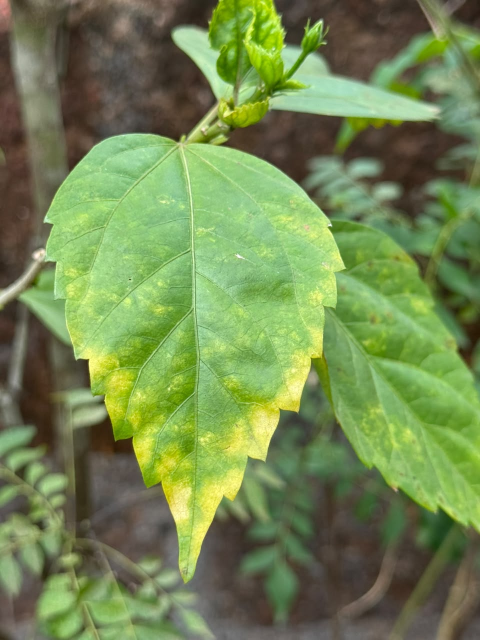
#> input picture dataset/test/hibiscus1.jpeg, 960 x 1280 px, found by its file name (shown at 1/2 size)
$ python verify_classifier.py   (older library calls are emulated)
#> lines starting #> are read from the running program, lines starting #| are printed output that depends on the picture; after the words box and inside, x2 and y2 are one past the last pixel; in counts of white or black regions, pixels touching at a corner belong together
### ImagePreprocessing/preprocessing.py
import cv2
import numpy as np
import os
from skimage.morphology import skeletonize

# ==============================================
# REUSABLE PREPROCESSING FUNCTION
# ==============================================

def preprocess_image(image_path, save_outputs=False, output_folder="output"):
    """
    Preprocesses an input leaf image through Steps 1 to 20.
    Returns a dictionary of results if successful, otherwise None.
    """
#> called with image_path = 'dataset/test/hibiscus1.jpeg', save_outputs = False, output_folder = 'output'
    if not os.path.exists(image_path):
        print(f"Error: Image not found at {image_path}")
        return None

    img = cv2.imread(image_path)
#> img is the input picture: shape (1280, 960, 3); mean B, G, R 81.8, 136.5, 115.4
    if img is None:
        print(f"Error: Unable to read image at {image_path}")
        return None

    if save_outputs and not os.path.exists(output_folder):
        os.makedirs(output_folder)

    # STEP 1 : ORIGINAL IMAGE
    if save_outputs:
        cv2.imwrite(os.path.join(output_folder, "1_original.jpg"), img)

    # STEP 2 : IMAGE QUALITY ASSESSMENT (Sharpness)
    gray = cv2.cvtColor(img, cv2.COLOR_BGR2GRAY)
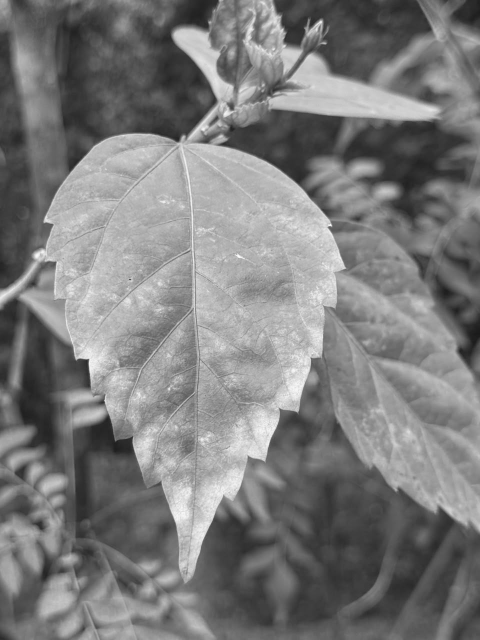
#> gray: shape (1280, 960) (shown at 1/2 size); min 25, max 254, mean 124
    laplacian_variance = cv2.Laplacian(gray, cv2.CV_64F).var()
#> laplacian_variance = 68.69

    if save_outputs:
        quality = img.copy()
        cv2.putText(
            quality,
            "Sharpness : {:.2f}".format(laplacian_variance),
            (20, 40),
            cv2.FONT_HERSHEY_SIMPLEX,
            1,
            (0, 255, 0),
            2
        )
        cv2.imwrite(os.path.join(output_folder, "2_quality_assessment.jpg"), quality)

    # STEP 3 : RESIZE IMAGE
    img_resized = cv2.resize(img, (512, 512))
    if save_outputs:
        cv2.imwrite(os.path.join(output_folder, "3_resized.jpg"), img_resized)

    # STEP 4 : LAB COLOR SPACE
    lab = cv2.cvtColor(img_resized, cv2.COLOR_BGR2LAB)
#> lab: shape (512, 512, 3); mean of channels 0, 1, 2 136.5, 112.1, 153.7
    if save_outputs:
        lab_display = cv2.cvtColor(lab, cv2.COLOR_LAB2BGR)
        cv2.imwrite(os.path.join(output_folder, "4_lab.jpg"), lab_display)

    # STEP 5 : CLAHE
    l, a, b = cv2.split(lab)
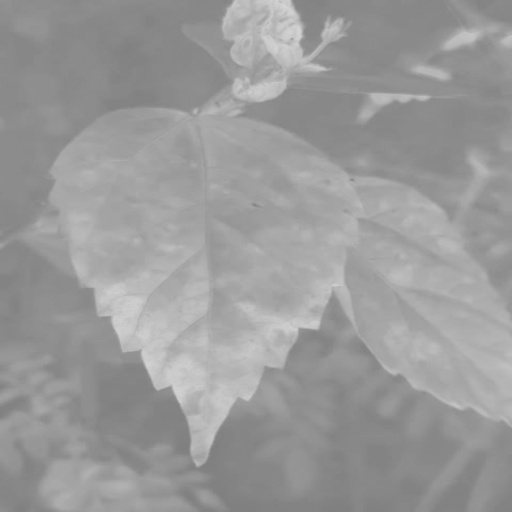
#> b: shape (512, 512); min 125, max 213, mean 153.7
    clahe = cv2.createCLAHE(clipLimit=2.0, tileGridSize=(8, 8))
    l2 = clahe.apply(l)
    lab2 = cv2.merge((l2, a, b))
#> lab2: shape (512, 512, 3); mean of channels 0, 1, 2 132.6, 112.1, 153.7
    clahe_image = cv2.cvtColor(lab2, cv2.COLOR_LAB2BGR)
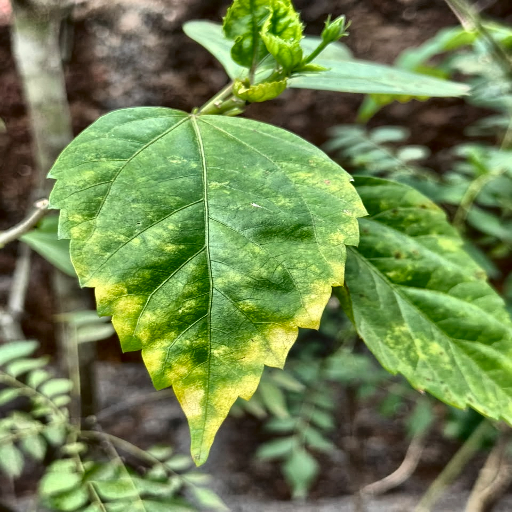
#> clahe_image: shape (512, 512, 3); mean B, G, R 79.3, 133.3, 112
    if save_outputs:
        cv2.imwrite(os.path.join(output_folder, "5_clahe.jpg"), clahe_image)

    # STEP 6 : BILATERAL FILTER
    bilateral = cv2.bilateralFilter(clahe_image, 9, 75, 75)
    if save_outputs:
        cv2.imwrite(os.path.join(output_folder, "6_bilateral.jpg"), bilateral)

    # STEP 7 : AUTOMATIC ROI DETECTION
    gray_roi = cv2.cvtColor(bilateral, cv2.COLOR_BGR2GRAY)
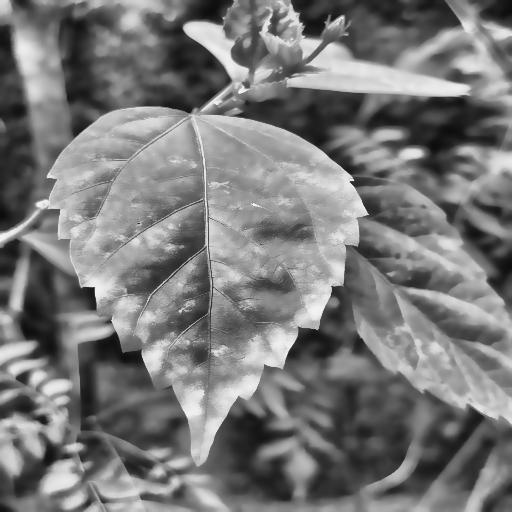
#> gray_roi: shape (512, 512); min 10, max 243, mean 120.7
    blur = cv2.GaussianBlur(gray_roi, (5, 5), 0)
    _, thresh = cv2.threshold(
        blur,
        0,
        255,
        cv2.THRESH_BINARY_INV + cv2.THRESH_OTSU
    )
#> thresh: shape (512, 512); 49.6% white; 52 white regions (14 under 20 px), largest, box (x1, y1, x2, y2) and area: (0, 226, 512, 512) 51374, (0, 0, 461, 232) 31812, (210, 84, 512, 313) 20034

    kernel = np.ones((5, 5), np.uint8)
    thresh = cv2.morphologyEx(thresh, cv2.MORPH_CLOSE, kernel, iterations=2)
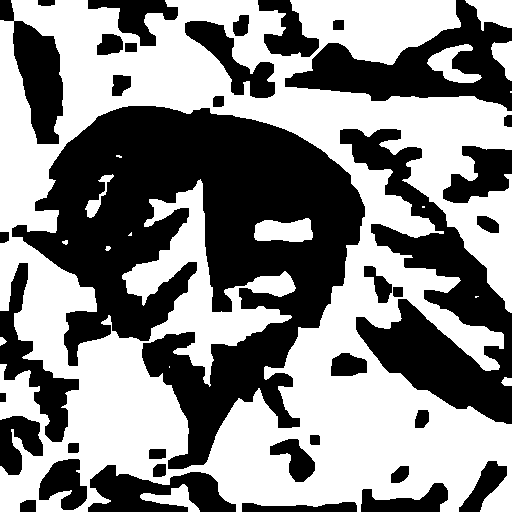
#> thresh: shape (512, 512); 53.3% white; 37 black regions
    contours, _ = cv2.findContours(thresh, cv2.RETR_EXTERNAL, cv2.CHAIN_APPROX_SIMPLE)
#> contours = 10 contours, 3 with area under 20; largest, box (x1, y1, x2, y2) and area: (0, 0, 512, 512) 207762, (427, 44, 482, 83) 863, (465, 0, 512, 31) 850, (140, 484, 200, 512) 606, (491, 41, 512, 81) 464, (501, 377, 512, 386) 62, (0, 337, 7, 346) 29

    if len(contours) == 0:
        roi = bilateral.copy()
        x, y, w, h = 0, 0, bilateral.shape[1], bilateral.shape[0]
    else:
        largest = max(contours, key=cv2.contourArea)
#> largest = contour of 1367 points, box (x1, y1, x2, y2) (0, 0, 512, 512), area 207762
        x, y, w, h = cv2.boundingRect(largest)
#> x = 0; y = 0; w = 512; h = 512
        padding = 25
        x = max(0, x - padding)
        y = max(0, y - padding)
        w = min(bilateral.shape[1] - x, w + padding * 2)
        h = min(bilateral.shape[0] - y, h + padding * 2)
        roi = bilateral[y:y+h, x:x+w]

    if save_outputs:
        cv2.imwrite(os.path.join(output_folder, "7_roi.jpg"), roi)

    # STEP 8 : GRABCUT SEGMENTATION
    mask = np.zeros(roi.shape[:2], np.uint8)
    bgModel = np.zeros((1, 65), np.float64)
    fgModel = np.zeros((1, 65), np.float64)
    rect = (10, 10, roi.shape[1] - 20, roi.shape[0] - 20)
#> rect = (10, 10, 492, 492)

    try:
        cv2.grabCut(roi, mask, rect, bgModel, fgModel, 5, cv2.GC_INIT_WITH_RECT)
        mask2 = np.where((mask == 2) | (mask == 0), 0, 1).astype("uint8")
        grabcut = roi * mask2[:, :, np.newaxis]
    except Exception as e:
        print(f"Warning: GrabCut failed ({e}), falling back to direct ROI.")
        grabcut = roi.copy()
        mask2 = np.ones(roi.shape[:2], np.uint8)

    if save_outputs:
        cv2.imwrite(os.path.join(output_folder, "8_grabcut.jpg"), grabcut)

    # STEP 9 : KEEP ONLY LARGEST LEAF
    gray_leaf = cv2.cvtColor(grabcut, cv2.COLOR_BGR2GRAY)
    _, binary = cv2.threshold(gray_leaf, 10, 255, cv2.THRESH_BINARY)
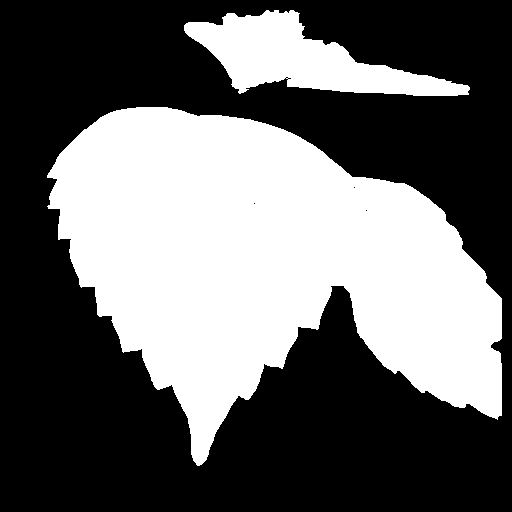
#> binary: shape (512, 512); 40% white; 2 white regions
    contours, _ = cv2.findContours(binary, cv2.RETR_EXTERNAL, cv2.CHAIN_APPROX_SIMPLE)
#> contours = 2 contours; box (x1, y1, x2, y2) and area: (47, 107, 502, 466) 92621, (184, 10, 470, 96) 11111

    if len(contours) == 0:
        leaf_mask = binary.copy()
        largest_leaf = grabcut.copy()
    else:
        largest = max(contours, key=cv2.contourArea)
#> largest = contour of 662 points, box (x1, y1, x2, y2) (47, 107, 502, 466), area 92621
        leaf_mask = np.zeros(binary.shape, dtype=np.uint8)
        cv2.drawContours(leaf_mask, [largest], -1, 255, thickness=cv2.FILLED)
#> leaf_mask: shape (512, 512); 35.6% white; 1 white region, box (x1, y1, x2, y2) and area: (47, 107, 502, 466) 93357
        largest_leaf = cv2.bitwise_and(roi, roi, mask=leaf_mask)

    if save_outputs:
        cv2.imwrite(os.path.join(output_folder, "9_largest_leaf.jpg"), largest_leaf)

    # STEP 10 : HSV REFINEMENT
    hsv = cv2.cvtColor(largest_leaf, cv2.COLOR_BGR2HSV)
#> hsv: shape (512, 512, 3); mean H, S, V 16.5, 50.6, 63.2
    lower_green = np.array([25, 30, 30])
    upper_green = np.array([95, 255, 255])
    green_mask = cv2.inRange(hsv, lower_green, upper_green)
#> green_mask: shape (512, 512); 35.6% white; 1 white region, box (x1, y1, x2, y2) and area: (47, 107, 502, 466) 93352

    kernel = np.ones((3, 3), np.uint8)
    green_mask = cv2.morphologyEx(green_mask, cv2.MORPH_OPEN, kernel)
#> green_mask: shape (512, 512); 35.6% white; 1 white region, box (x1, y1, x2, y2) and area: (47, 107, 502, 466) 93339
    green_mask = cv2.morphologyEx(green_mask, cv2.MORPH_CLOSE, kernel)
#> green_mask: shape (512, 512); 35.6% white; 1 white region, box (x1, y1, x2, y2) and area: (47, 107, 502, 466) 93353
    refined_leaf = cv2.bitwise_and(largest_leaf, largest_leaf, mask=green_mask)

    if save_outputs:
        cv2.imwrite(os.path.join(output_folder, "10_refined_leaf.jpg"), refined_leaf)

    # STEP 11 : BINARY MASK
    gray_leaf = cv2.cvtColor(refined_leaf, cv2.COLOR_BGR2GRAY)
    _, binary_mask = cv2.threshold(gray_leaf, 10, 255, cv2.THRESH_BINARY)
#> binary_mask: shape (512, 512); 35.6% white; 1 white region, box (x1, y1, x2, y2) and area: (47, 107, 502, 466) 93344
    if save_outputs:
        cv2.imwrite(os.path.join(output_folder, "11_binary_mask.jpg"), binary_mask)

    # STEP 12 : ADAPTIVE THRESHOLDING
    adaptive = cv2.adaptiveThreshold(
        gray_leaf,
        255,
        cv2.ADAPTIVE_THRESH_GAUSSIAN_C,
        cv2.THRESH_BINARY_INV,
        25,
        5
    )
#> adaptive: shape (512, 512); 16.4% white; 479 white regions (391 under 20 px), largest, box (x1, y1, x2, y2) and area: (40, 99, 510, 473) 17385, (92, 122, 318, 445) 14001, (92, 118, 182, 161) 741
    if save_outputs:
        cv2.imwrite(os.path.join(output_folder, "12_adaptive_threshold.jpg"), adaptive)

    # STEP 13 : TOP-HAT FILTERING
    kernel_tophat = cv2.getStructuringElement(cv2.MORPH_ELLIPSE, (15, 15))
    tophat = cv2.morphologyEx(gray_leaf, cv2.MORPH_TOPHAT, kernel_tophat)
    cv2.normalize(tophat, tophat, 0, 255, cv2.NORM_MINMAX)
    if save_outputs:
        cv2.imwrite(os.path.join(output_folder, "13_tophat.jpg"), tophat)

    # STEP 14 : MORPHOLOGICAL OPENING
    kernel_open = np.ones((3, 3), np.uint8)
    opening = cv2.morphologyEx(adaptive, cv2.MORPH_OPEN, kernel_open, iterations=1)
#> opening: shape (512, 512); 13.3% white; 211 white regions (61 under 20 px), largest, box (x1, y1, x2, y2) and area: (40, 99, 510, 473) 15680, (125, 212, 205, 306) 1492, (370, 260, 469, 301) 1234
    if save_outputs:
        cv2.imwrite(os.path.join(output_folder, "14_opening.jpg"), opening)

    # STEP 15 : MORPHOLOGICAL CLOSING
    kernel_close = np.ones((5, 5), np.uint8)
    closing = cv2.morphologyEx(opening, cv2.MORPH_CLOSE, kernel_close, iterations=2)
#> closing: shape (512, 512); 18.3% white; 28 white regions (14 under 20 px), largest, box (x1, y1, x2, y2) and area: (40, 99, 512, 473) 46740, (217, 257, 241, 274) 172, (100, 240, 121, 252) 154
    if save_outputs:
        cv2.imwrite(os.path.join(output_folder, "15_closing.jpg"), closing)

    # STEP 16 : VEIN ENHANCEMENT
    blur_large = cv2.GaussianBlur(gray_leaf, (31, 31), 0)
    vein_enhancement = cv2.subtract(gray_leaf, blur_large)
    vein_enhancement = cv2.normalize(vein_enhancement, None, 0, 255, cv2.NORM_MINMAX)
    if save_outputs:
        cv2.imwrite(os.path.join(output_folder, "16_vein_enhancement.jpg"), vein_enhancement)

    # STEP 17 : Skeletonization
    binary_veins = vein_enhancement > 25
#> binary_veins: shape (512, 512) bool; 8.2% white; 577 white regions (480 under 20 px), largest, box (x1, y1, x2, y2) and area: (47, 107, 369, 317) 4934, (142, 257, 345, 466) 3792, (350, 294, 502, 419) 2167
    skeleton = skeletonize(binary_veins)
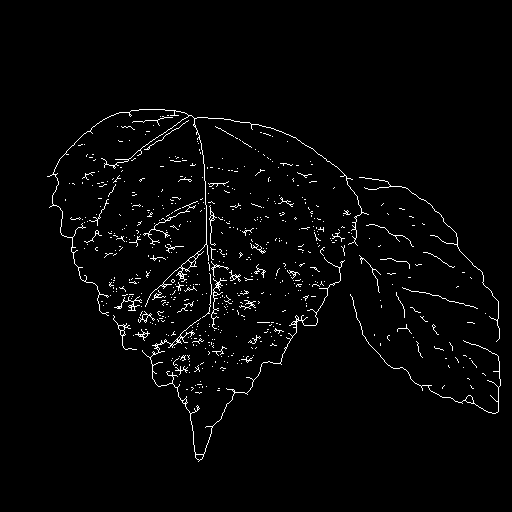
#> skeleton: shape (512, 512) bool; 2.3% white in thin lines or dots, all inside (x1, y1, x2, y2) = (47, 109, 501, 462)
    skeleton = (skeleton.astype(np.uint8)) * 255
    if save_outputs:
        cv2.imwrite(os.path.join(output_folder, "17_skeleton.jpg"), skeleton)

    # STEP 18 : Vein Overlay
    if save_outputs:
        overlay = refined_leaf.copy()
        overlay[skeleton == 255] = [0, 0, 255]
        cv2.imwrite(os.path.join(output_folder, "18_vein_overlay.jpg"), overlay)

    # STEP 19 : Leaf Contour
    contours_final, _ = cv2.findContours(
        binary_mask,
        cv2.RETR_EXTERNAL,
        cv2.CHAIN_APPROX_SIMPLE
    )
#> contours_final = 1 contour; box (x1, y1, x2, y2) and area: (47, 107, 502, 466) 92610
    if save_outputs:
        contour_img = refined_leaf.copy()
        cv2.drawContours(contour_img, contours_final, -1, (0, 255, 0), 2)
        cv2.imwrite(os.path.join(output_folder, "19_leaf_contour.jpg"), contour_img)
        cv2.imwrite(os.path.join(output_folder, "20_final_leaf.jpg"), refined_leaf)

    return {
        "original": img,
        "preprocessed": refined_leaf,
        "binary_mask": binary_mask,
        "full_leaf_mask": leaf_mask,
        "skeleton": skeleton,
        "vein_enhancement": vein_enhancement,
        "sharpness": laplacian_variance,
        "success": True
    }

# ==============================================
# SCRIPT RUNNER (STANDALONE)
# ==============================================

# [8 lines that do not run on import are left out]

### Identification/identify.py
import os
import sys
import datetime
import pandas as pd

# Add the workspace root to sys.path so we can import modules correctly
sys.path.append(os.path.abspath(os.path.join(os.path.dirname(__file__), "..")))

from ImagePreprocessing.preprocessing import preprocess_image
from Identification.Features.hibiscus_identifier import HibiscusIdentifier

def identify_species(image_path, log_file="output/identification_log.csv"):
    """
    Main pipeline gate function. Checks if the image is a Hibiscus leaf.
    Saves a log entry to log_file.

    Returns:
        is_hibiscus (bool): True if verified as Hibiscus, False otherwise.
        confidence (float): Probability score.
        message (str): Explanatory message.
    """
    print(f"\n[Phase 1] Evaluating species identity of: {image_path}")

    # 1. Run Preprocessing (Phase 0)
    res = preprocess_image(image_path, save_outputs=False)
#> res = 8 items

    # 2. Check if preprocessing succeeded
    if res is None or not res.get("success", False):
        is_hibiscus = False
        confidence = 0.0
        message = "Rejection: Image preprocessing failed (no valid leaf shape found)."
    else:
        # 3. Predict using the Hibiscus Classifier
        try:
            identifier = HibiscusIdentifier()
            is_hibiscus, confidence, message = identifier.identify(res)
        except Exception as e:
            is_hibiscus = False
            confidence = 0.0
            message = f"Error: Failed running classifier ({e})"

    # 4. Print Verdict
    if is_hibiscus:
        print(f"VERDICT: ACCEPTED (Confidence: {confidence:.2f})")
        print(f"Message: {message}")
        print("[Phase 1 Passed] Proceeding to Phase 2 (Health Classification)...")
    else:
        print(f"VERDICT: REJECTED (Confidence: {confidence:.2f})")
        print(f"Message: {message}")
        print("[Phase 1 Blocked] Pipeline halted for this image.")

    # 5. Log Result
    os.makedirs(os.path.dirname(log_file), exist_ok=True)
    log_entry = {
        "timestamp": datetime.datetime.now().strftime("%Y-%m-%d %H:%M:%S"),
        "image_path": image_path,
        "is_hibiscus": is_hibiscus,
        "confidence": confidence,
        "message": message
    }

    df_new = pd.DataFrame([log_entry])
    if os.path.exists(log_file):
        try:
            df_old = pd.read_csv(log_file)
            df_combined = pd.concat([df_old, df_new], ignore_index=True)
            df_combined.to_csv(log_file, index=False)
        except Exception as e:
            print(f"[-] Warning: Failed to append to log file ({e})")
            df_new.to_csv(log_file, index=False)
    else:
        df_new.to_csv(log_file, index=False)

    print(f"Logged result to: {log_file}")
    return is_hibiscus, confidence, message

# [12 lines that do not run on import are left out]

### Identification/Features/hibiscus_identifier.py
import os
import pickle
import numpy as np

# Import feature extractors
from .shape_analysis import extract_shape_features
from .colour_analysis import extract_colour_features
from .texture_analysis import extract_texture_features
from .vein_analysis import extract_vein_features

class HibiscusIdentifier:
    def __init__(self, model_path=None):
        if model_path is None:
            # Default path to model relative to this file
            model_path = os.path.join(os.path.dirname(__file__), "models", "hibiscus_classifier.pkl")

        if not os.path.exists(model_path):
            raise FileNotFoundError(f"Model file not found at {model_path}. Please run train_identifier.py first.")

        with open(model_path, "rb") as f:
#> (reads Identification/Features/models/hibiscus_classifier.pkl from the repository)
            model_data = pickle.load(f)

        self.clf = model_data["classifier"]
        self.scaler = model_data["scaler"]
        self.feature_names = model_data["features"]
        self.threshold = model_data["threshold"]

    # [57 lines left out: function identify, not called in this run]

### Identification/verify_classifier.py
import os
import sys

# Add root path to sys.path to allow imports
sys.path.append(os.path.abspath(os.path.join(os.path.dirname(__file__), "..")))

from Identification.identify import identify_species

def run_verification_tests():
    print("==================================================")
    print("RUNNING AUTOMATED PHASE 1 IDENTIFICATION VERIFICATION")
    print("==================================================")

    # 1. Test positive sample (Hibiscus leaf)
    pos_image = "dataset/test/hibiscus1.jpeg"
    is_hib, conf, msg = identify_species(pos_image)

    print(f"\nPositive Test Result for {pos_image}:")
    print(f"  Passed Species Gate: {is_hib} (Expected: True)")
    print(f"  Confidence Score: {conf:.4f}")
    print(f"  Message: {msg}")

    assert is_hib == True, f"Verification failed: {pos_image} was wrongly rejected!"
    print("[+] Positive test passed successfully!")

    # 2. Test negative sample (Maple leaf)
    neg_leaf = "dataset/Non-hibiscus/other_leaf_maple.png"
    is_hib, conf, msg = identify_species(neg_leaf)

    print(f"\nNegative Test Result for {neg_leaf}:")
    print(f"  Passed Species Gate: {is_hib} (Expected: False)")
    print(f"  Confidence Score: {conf:.4f}")
    print(f"  Message: {msg}")

    assert is_hib == False, f"Verification failed: {neg_leaf} was wrongly accepted!"
    print("[+] Negative leaf test passed successfully!")

    # 3. Test another negative sample (a clutter image with some contours)
    # Let's find one of the downloaded clutter images in dataset/Non-hibiscus/
    neg_folder = "dataset/Non-hibiscus"
    clutter_files = [f for f in os.listdir(neg_folder) if f.startswith("non_hibiscus_clutter_") and f.endswith(".jpg")]

    if len(clutter_files) > 0:
        neg_clutter = os.path.join(neg_folder, clutter_files[0])
        is_hib, conf, msg = identify_species(neg_clutter)

        print(f"\nNegative Test Result for {neg_clutter}:")
        print(f"  Passed Species Gate: {is_hib} (Expected: False)")
        print(f"  Confidence Score: {conf:.4f}")
        print(f"  Message: {msg}")

        assert is_hib == False, f"Verification failed: {neg_clutter} was wrongly accepted!"
        print("[+] Negative clutter test passed successfully!")
    else:
        print("\n[!] No negative clutter images found for testing. Skipping.")

    print("\n==================================================")
    print("ALL VERIFICATION TESTS COMPLETED SUCCESSFULLY!")
    print("==================================================")

if __name__ == "__main__":
    try:
        run_verification_tests()
#> (the call stopped at in __init__, `model_data = pickle.load(f)`: numpy is not available in this run)
        sys.exit(0)
#> (the program exits here)
